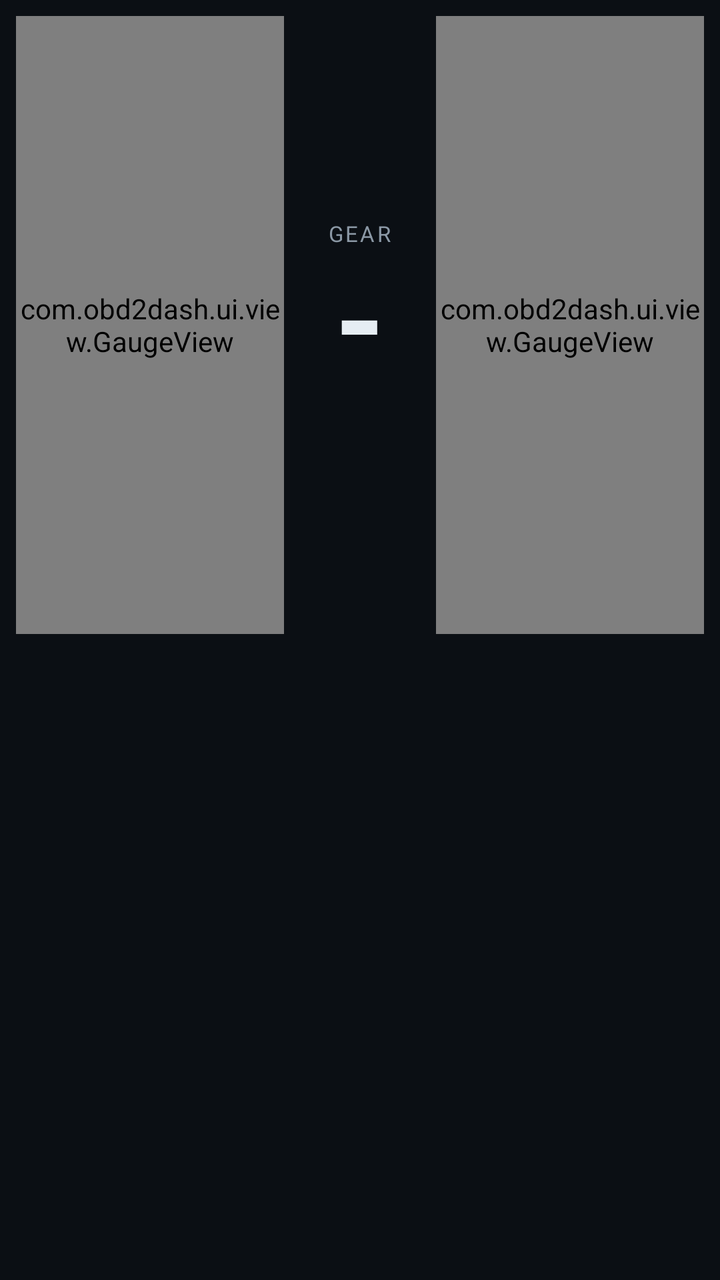
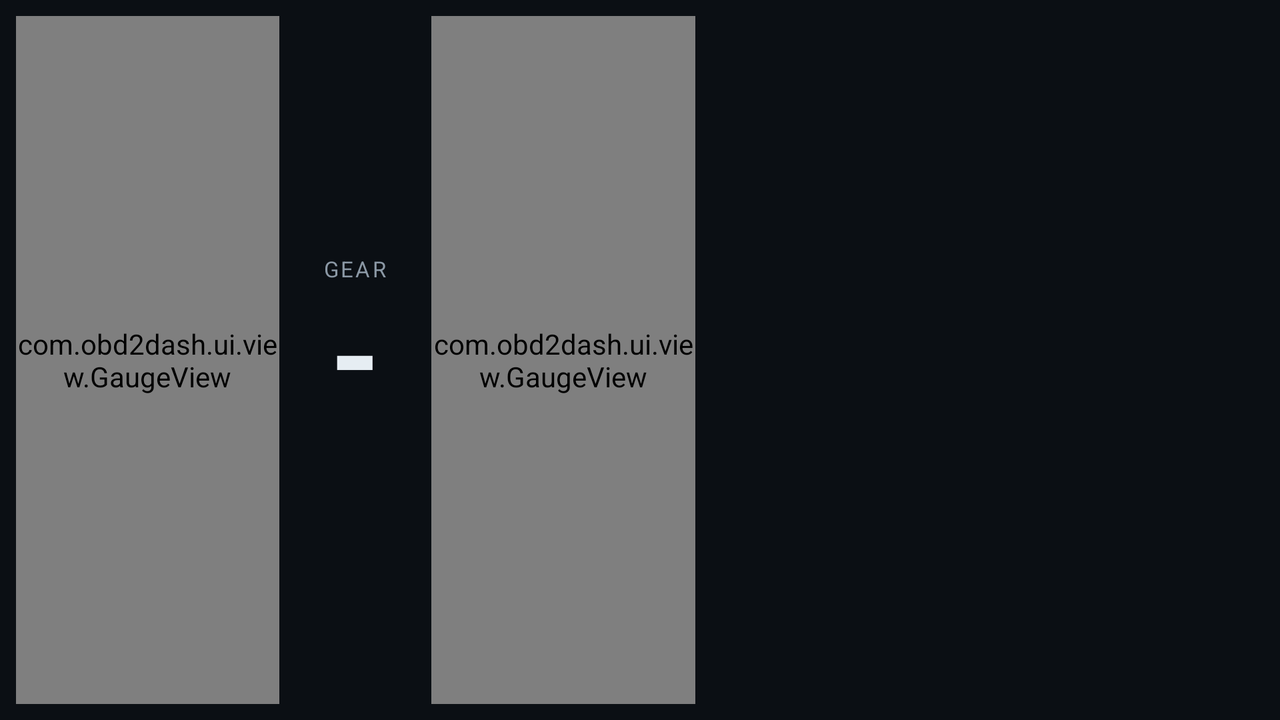

The same Android screen from two of the app's own layout files: first res/layout/ as a phone draws it, then the repository's variant for another configuration, drawn on a device whose configuration selects that folder. Both files follow.
<!-- AndroidManifest.xml: application theme Theme.Obd2Dash -->
<!-- res/layout/fragment_dash.xml -->
<?xml version="1.0" encoding="utf-8"?>
<LinearLayout xmlns:android="http://schemas.android.com/apk/res/android"
    xmlns:app="http://schemas.android.com/apk/res-auto"
    android:layout_width="match_parent"
    android:layout_height="match_parent"
    android:orientation="vertical"
    android:padding="8dp">

    <LinearLayout
        android:layout_width="match_parent"
        android:layout_height="0dp"
        android:layout_weight="5"
        android:orientation="horizontal">

        <com.obd2dash.ui.view.GaugeView
            android:id="@+id/gaugeRpm"
            android:layout_width="0dp"
            android:layout_height="match_parent"
            android:layout_weight="1"
            app:gaugeLabel="RPM"
            app:gaugeUnit="rpm"
            app:gaugeMin="0"
            app:gaugeMax="8000"
            app:gaugeRedline="6000"
            app:gaugeDecimals="0" />

        <LinearLayout
            android:id="@+id/gearColumn"
            android:layout_width="wrap_content"
            android:layout_height="match_parent"
            android:minWidth="76dp"
            android:gravity="center"
            android:orientation="vertical">

            <TextView
                android:layout_width="wrap_content"
                android:layout_height="wrap_content"
                android:text="GEAR"
                android:textColor="@color/text_secondary"
                android:textSize="11sp"
                android:letterSpacing="0.1" />

            <TextView
                android:id="@+id/gearValue"
                android:layout_width="wrap_content"
                android:layout_height="wrap_content"
                android:text="-"
                android:textColor="@color/text_primary"
                android:textSize="64sp"
                android:textStyle="bold"
                android:includeFontPadding="false" />

            <TextView
                android:id="@+id/shiftHint"
                android:layout_width="wrap_content"
                android:layout_height="wrap_content"
                android:text="SHIFT UP"
                android:textColor="@color/amber"
                android:textSize="12sp"
                android:textStyle="bold"
                android:visibility="invisible" />

            <TextView
                android:id="@+id/fuelBadge"
                android:layout_width="wrap_content"
                android:layout_height="wrap_content"
                android:layout_marginTop="6dp"
                android:background="@drawable/bg_tile"
                android:clickable="true"
                android:focusable="true"
                android:paddingStart="10dp"
                android:paddingTop="4dp"
                android:paddingEnd="10dp"
                android:paddingBottom="4dp"
                android:text="PETROL"
                android:textColor="@color/amber"
                android:textSize="12sp"
                android:textStyle="bold"
                android:visibility="gone" />
        </LinearLayout>

        <com.obd2dash.ui.view.GaugeView
            android:id="@+id/gaugeSpeed"
            android:layout_width="0dp"
            android:layout_height="match_parent"
            android:layout_weight="1"
            app:gaugeLabel="SPEED"
            app:gaugeUnit="km/h"
            app:gaugeMin="0"
            app:gaugeMax="200"
            app:gaugeRedline="-1"
            app:gaugeDecimals="0" />
    </LinearLayout>

    <GridLayout
        android:id="@+id/tileGrid"
        android:layout_width="match_parent"
        android:layout_height="0dp"
        android:layout_weight="5"
        android:layout_marginTop="6dp"
        android:columnCount="3" />
</LinearLayout>
<!-- resources referenced by this layout -->
<resources>
  <color name="amber">#FBBF24</color>
  <color name="text_primary">#E6EDF3</color>
  <color name="text_secondary">#8B98A5</color>
  <!-- drawable bg_tile (drawable) -->
  <?xml version="1.0" encoding="utf-8"?>
  <shape xmlns:android="http://schemas.android.com/apk/res/android" android:shape="rectangle">
      <solid android:color="@color/surface" />
      <corners android:radius="10dp" />
      <stroke android:width="1dp" android:color="@color/outline" />
  </shape>
  <style name="Theme.Obd2Dash" parent="Theme.MaterialComponents.NoActionBar">
          <item name="colorPrimary">@color/accent</item>
          <item name="colorPrimaryDark">@color/bg</item>
          <item name="colorAccent">@color/accent</item>
          <item name="colorSecondary">@color/amber</item>
          <item name="colorSurface">@color/surface</item>
          <item name="colorError">@color/danger</item>
          <item name="android:colorBackground">@color/bg</item>
          <item name="android:windowBackground">@color/bg</item>
          <item name="android:textColorPrimary">@color/text_primary</item>
          <item name="android:textColorSecondary">@color/text_secondary</item>
          <item name="android:statusBarColor">@color/bg</item>
          <item name="android:navigationBarColor">@color/bg</item>
  
          <item name="gaugeAccent">@color/accent</item>
          <item name="gaugeWarn">@color/danger</item>
          <item name="gaugeTrack">@color/track</item>
      </style>
  <color name="surface">#141A21</color>
  <color name="outline">#2A3441</color>
  <color name="accent">#22D3EE</color>
  <color name="bg">#0B0F14</color>
  <color name="danger">#F87171</color>
  <color name="track">#1F2933</color>
</resources>
<!-- res/layout-land/fragment_dash.xml (the repository's variant of the layout above) -->
<!-- drawn on the phone turned sideways -->
<?xml version="1.0" encoding="utf-8"?>
<LinearLayout xmlns:android="http://schemas.android.com/apk/res/android"
    xmlns:app="http://schemas.android.com/apk/res-auto"
    android:layout_width="match_parent"
    android:layout_height="match_parent"
    android:orientation="horizontal"
    android:padding="8dp">

    <LinearLayout
        android:layout_width="0dp"
        android:layout_height="match_parent"
        android:layout_weight="11"
        android:orientation="horizontal">

        <com.obd2dash.ui.view.GaugeView
            android:id="@+id/gaugeRpm"
            android:layout_width="0dp"
            android:layout_height="match_parent"
            android:layout_weight="1"
            app:gaugeLabel="RPM"
            app:gaugeUnit="rpm"
            app:gaugeMin="0"
            app:gaugeMax="8000"
            app:gaugeRedline="6000"
            app:gaugeDecimals="0" />

        <LinearLayout
            android:id="@+id/gearColumn"
            android:layout_width="wrap_content"
            android:layout_height="match_parent"
            android:minWidth="76dp"
            android:gravity="center"
            android:orientation="vertical">

            <TextView
                android:layout_width="wrap_content"
                android:layout_height="wrap_content"
                android:text="GEAR"
                android:textColor="@color/text_secondary"
                android:textSize="11sp"
                android:letterSpacing="0.1" />

            <TextView
                android:id="@+id/gearValue"
                android:layout_width="wrap_content"
                android:layout_height="wrap_content"
                android:text="-"
                android:textColor="@color/text_primary"
                android:textSize="64sp"
                android:textStyle="bold"
                android:includeFontPadding="false" />

            <TextView
                android:id="@+id/shiftHint"
                android:layout_width="wrap_content"
                android:layout_height="wrap_content"
                android:text="SHIFT UP"
                android:textColor="@color/amber"
                android:textSize="12sp"
                android:textStyle="bold"
                android:visibility="invisible" />

            <TextView
                android:id="@+id/fuelBadge"
                android:layout_width="wrap_content"
                android:layout_height="wrap_content"
                android:layout_marginTop="6dp"
                android:background="@drawable/bg_tile"
                android:clickable="true"
                android:focusable="true"
                android:paddingStart="10dp"
                android:paddingTop="4dp"
                android:paddingEnd="10dp"
                android:paddingBottom="4dp"
                android:text="PETROL"
                android:textColor="@color/amber"
                android:textSize="12sp"
                android:textStyle="bold"
                android:visibility="gone" />
        </LinearLayout>

        <com.obd2dash.ui.view.GaugeView
            android:id="@+id/gaugeSpeed"
            android:layout_width="0dp"
            android:layout_height="match_parent"
            android:layout_weight="1"
            app:gaugeLabel="SPEED"
            app:gaugeUnit="km/h"
            app:gaugeMin="0"
            app:gaugeMax="200"
            app:gaugeRedline="-1"
            app:gaugeDecimals="0" />
    </LinearLayout>

    <GridLayout
        android:id="@+id/tileGrid"
        android:layout_width="0dp"
        android:layout_height="match_parent"
        android:layout_weight="9"
        android:layout_marginStart="6dp"
        android:columnCount="3" />
</LinearLayout>
